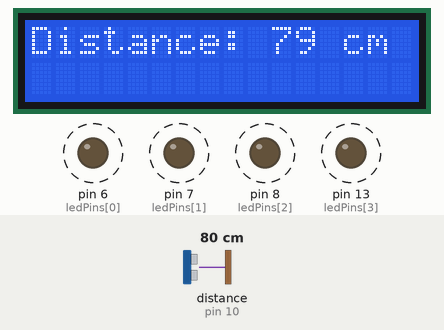
Simulated run of this sketch. Board: Arduino Uno, built with avr-gcc and run on an emulated ATmega328P. Parts: 16×2 character LCD, output pins drawn as LEDs (lit = HIGH). Wiring (inferred from the names in the program): ultrasonic range finder: trigger pin 9; echo pin 10. Dashed ring = blinking. The test bench sets the inputs (shaded band); at power-on: distance to the obstacle (sensor on pin 10) 80 cm. The echo pulse lasts 58.3 µs per cm; pins used as bus, display or sensor lines are not drawn; what the sketch prints to the serial monitor is not drawn.

Above: at 1.2 s.
1.3 s: distance to the obstacle (sensor on pin 10) set to 23 cm
At 1.87 s:
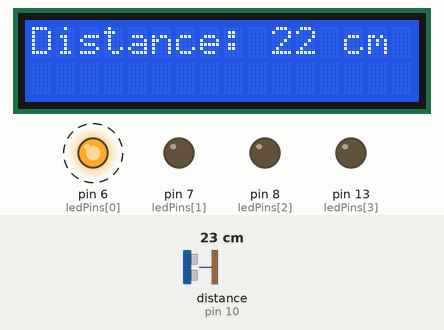
3.8 s: distance to the obstacle (sensor on pin 10) set to 18 cm
At 6.08 s:
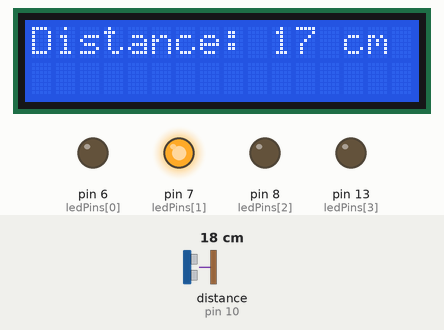
6.1 s: distance to the obstacle (sensor on pin 10) set to 5 cm
At 11.38 s:
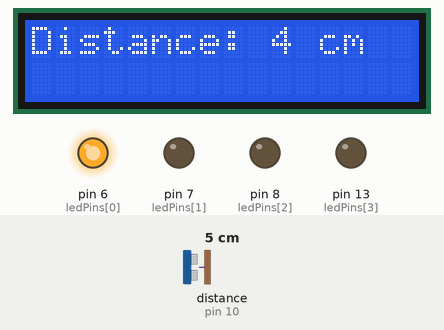
11.5 s: distance to the obstacle (sensor on pin 10) set to 2 cm
At 14.0 s:
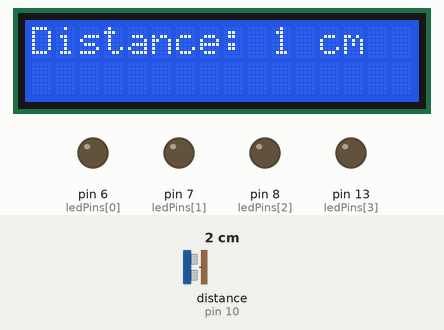
Timing chart, 0 to 15.0 s (numbered marks = the images above; inputs shaded):
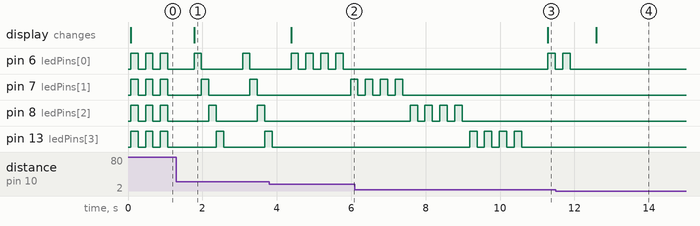

Measured:
- the behaviour switches between 21 and 20 cm on distance to the obstacle (sensor on pin 10) (found by bisection; images 1 and 2)
- the behaviour switches between 4 and 3 cm on distance to the obstacle (sensor on pin 10) (found by bisection; images 3 and 4)
- after the input at 1.3 s, the display: changes after 0.48 s (image 1)
- after the input at 3.8 s, pin 6 (ledPins[0]): alternates HIGH for 0.20 s and LOW for 0.20 s, starting after 0.98 s; pin 8 (ledPins[2]): stays LOW (without the input it goes to HIGH after 0.98 s); pin 13 (ledPins[3]): goes on until 3.9 s, then stays LOW; the display: changes after 0.58 s (image 2)
- after the input at 6.1 s, the display: changes after 5.2 s (image 3)
- after the input at 11.5 s, pin 6 (ledPins[0]): goes on until 11.9 s, then stays LOW; the display: changes after 1.1 s (image 4)
- by itself, pin 6 (ledPins[0]), pin 8 (ledPins[2]): alternates HIGH for 0.20 s and LOW for 1.1 s
- by itself, pin 7 (ledPins[1]): alternates HIGH for 0.20 s and LOW for 0.20 s, 7 changes in all, then stays LOW

The sketch:

sketch_Distance_Monitoring_LED.ino
```cpp
#include <LiquidCrystal.h>

const int trigPin = 9;
const int echoPin = 10;
const int rs = 12, en = 11, d4 = 5, d5 = 4, d6 = 3, d7 = 2;
LiquidCrystal lcd(rs, en, d4, d5, d6, d7);

const int numLEDs = 4;
const int ledPins[numLEDs] = {6, 7, 8, 13};
const int animationDelay = 200;

void setup() {
  lcd.begin(16, 2);
  lcd.print("Distance: ");
  pinMode(trigPin, OUTPUT);
  pinMode(echoPin, INPUT);
  Serial.begin(9600);

  for (int i = 0; i < numLEDs; i++) {
    pinMode(ledPins[i], OUTPUT);
    digitalWrite(ledPins[i], LOW);
  }
}

void loop() {
  long duration, distance;
  digitalWrite(trigPin, LOW);
  delayMicroseconds(2);
  digitalWrite(trigPin, HIGH);
  delayMicroseconds(10);
  digitalWrite(trigPin, LOW);
  duration = pulseIn(echoPin, HIGH);
  distance = (duration / 2) / 29.1;

  lcd.setCursor(10, 0);
  lcd.print("     ");
  lcd.setCursor(10, 0);
  lcd.print(distance);
  lcd.print(" cm");

  Serial.print("Distance: ");
  Serial.print(distance);
  Serial.println(" cm");

  updateLEDs(distance);

  delay(500);
}

void updateLEDs(int distance) {
  // Clear all LEDs
  for (int i = 0; i < numLEDs; i++) {
    digitalWrite(ledPins[i], LOW);
  }

  // Update LED patterns based on distance
  if (distance <= 2) {
    // Turn off all LEDs
    for (int i = 0; i < numLEDs; i++) {
      digitalWrite(ledPins[i], LOW);
    }
  } else if (distance < 5) {
    blinkLED(ledPins[0], 2); // Blink the first LED twice
  } else if (distance < 10) {
    blinkLED(ledPins[0], 2); // Blink the first LED twice
    blinkLED(ledPins[1], 2); // Blink the second LED twice
  } else if (distance < 15) {
    blinkLED(ledPins[0], 3); // Blink the first LED three times
    blinkLED(ledPins[1], 3); // Blink the second LED three times
    blinkLED(ledPins[2], 3); // Blink the third LED three times
  } else if (distance < 20) {
    blinkLED(ledPins[0], 4); // Blink the first LED four times
    blinkLED(ledPins[1], 4); // Blink the second LED four times
    blinkLED(ledPins[2], 4); // Blink the third LED four times
    blinkLED(ledPins[3], 4); // Blink the fourth LED four times
  } else if (distance < 25) {
    // Chasing effect: LEDs light up one after the other
    for (int i = 0; i < numLEDs; i++) {
      digitalWrite(ledPins[i], HIGH);
      delay(animationDelay);
      digitalWrite(ledPins[i], LOW);
    }
  } else if (distance < 30) {
    // Alternate blinking: Odd-numbered LEDs blink together, even-numbered LEDs blink together
    for (int i = 0; i < numLEDs; i++) {
      if (i % 2 == 0) {
        blinkLED(ledPins[i], 2); // Blink even-numbered LEDs twice
      } else {
        blinkLED(ledPins[i], 3); // Blink odd-numbered LEDs three times
      }
    }
  } else {
    // Default pattern: Blink all LEDs together
    blinkAllLEDs(3); // Blink all LEDs three times
  }
}

void blinkLED(int pin, int count) {
  for (int i = 0; i < count; i++) {
    digitalWrite(pin, HIGH);
    delay(animationDelay);
    digitalWrite(pin, LOW);
    delay(animationDelay);
  }
}

void blinkAllLEDs(int count) {
  for (int i = 0; i < count; i++) {
    for (int j = 0; j < numLEDs; j++) {
      digitalWrite(ledPins[j], HIGH);
    }
    delay(animationDelay);
    for (int j = 0; j < numLEDs; j++) {
      digitalWrite(ledPins[j], LOW);
    }
    delay(animationDelay);
  }
}
```
